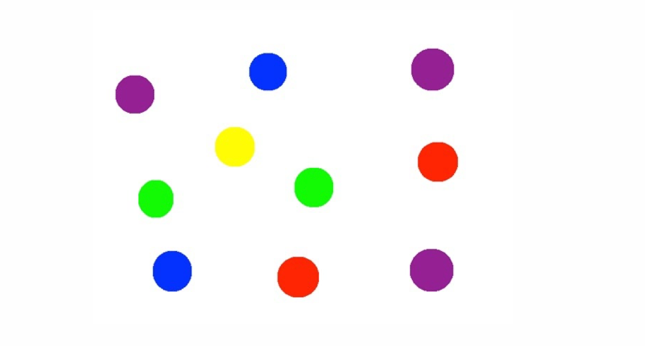
#> input picture lab2/img.jpg, 645 x 346 px
$ python example.py
#> lines starting #> are read from the running program, lines starting #| are printed output that depends on the picture; after the words box and inside, x2 and y2 are one past the last pixel; in counts of white or black regions, pixels touching at a corner belong together
import cv2 as cv

img = cv.imread('img.jpg')
#> img is the input picture: shape (346, 645, 3); mean B, G, R 245.4, 245.5, 247.3
hsv = cv.cvtColor(img, cv.COLOR_BGR2HSV)
#> hsv: shape (346, 645, 3); mean H, S, V 8.4, 13.4, 252.3
masks = {
    "Желтый": ((25, 200, 200), (30, 255, 255)),
    "Зеленый": ((65, 150, 150), (70, 255, 255)),
    "Красный": ((175, 200, 200), (180, 255, 255)),
    "Синий": ((115, 150, 150), (120, 255, 255)),
    "Фиолетовый": ((145, 100, 100), (155, 255, 255)),
}
colors = ["Желтый", "Зеленый", "Красный", "Синий", "Фиолетовый"]
for color in colors:
    mask = cv.inRange(hsv, masks[color][0], masks[color][1])
    contours, hierarchy = cv.findContours(mask, cv.RETR_EXTERNAL, cv.CHAIN_APPROX_SIMPLE)[-2:]
    contours = [cnt for cnt in contours if cv.contourArea(cnt) > 10]
    max_area = '0'
    if contours:
        max_area = str(max([cv.contourArea(cnt) for cnt in contours]))
    print(color + ": " + max_area)
#> this loop made 5 passes
#> max_area on passes 1, 4, 5: '1098.0', '977.5', '1394.0'
#| Желтый: 1098.0
#| Синий: 977.5
#| Фиолетовый: 1394.0
#> pass 1, `mask = cv.inRange(hsv, masks[color][0], masks[color][1])`:
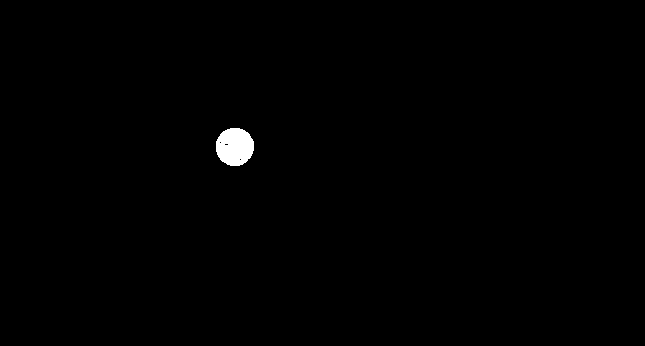
#> mask: shape (346, 645); 0.51% white; 1 white region, box (x1, y1, x2, y2) and area: (216, 128, 254, 166) 1148
#> after the loop:
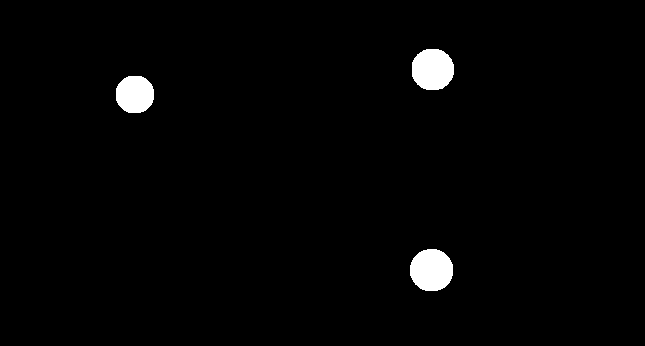
#> mask: shape (346, 645); 1.8% white; 3 white regions, box (x1, y1, x2, y2) and area: (410, 249, 453, 291) 1455, (412, 49, 454, 90) 1410, (116, 76, 154, 113) 1159

#  трешхолд - бинарное изображение. если яркий желтый -> применим блюр
# 1) генерация фигуры и контуров
# 2) поиск контуров
# 3) отправл контуров и классификация фигур
# 4) cv2.moment - почему центр, что за пересечения
# несколько типов фигур: несколько треугольников -> с помощью геометрии numpy померить отрезки и углы
#  как решить задание по распознаванию вида фигуры
